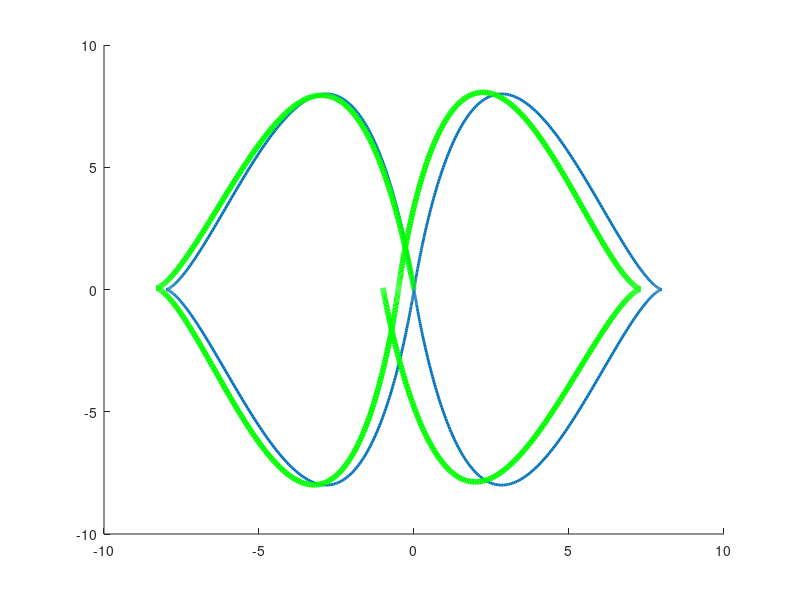

Write the MATLAB code that produced this figure.
Ts = 0.01; 
ITER = 1e3;
t=linspace(-pi,pi,ITER); 
x = 8*sin(t).^3; y = 8*sin((2*t)).^3;
vx  = gradient(x, Ts); vy = gradient(y, Ts);
ax  = gradient(vx, Ts); ay = gradient(vy, Ts);
phi = atan2(vy, vx); 

%resulting forward kinematic velocities
x_f = zeros(1, ITER); y_f = zeros(1, ITER); 

delta_f = 0; 

for n=1:ITER-1
    J = [cos(delta_f)*cos(phi(n)) 0; 
         cos(delta_f)*sin(phi(n)) 0;
         0 1];
    J_inv = pinv(J);
    
    X = [vx(n); vy(n); phi(n)];
    B = J_inv*X; %chassis velocities
    
    %forward kinematic
    
    x_f(n+1) = x_f(n) + Ts*B(1)*cos(phi(n)+ B(2)*Ts);
    y_f(n+1) = y_f(n) + Ts*B(1)*sin(phi(n)+B(2)*Ts); 


end
hold on 
plot(x, y, 'linewidth', 2)
plot(x_f, y_f, 'g-','linewidth', 4)
hold off
